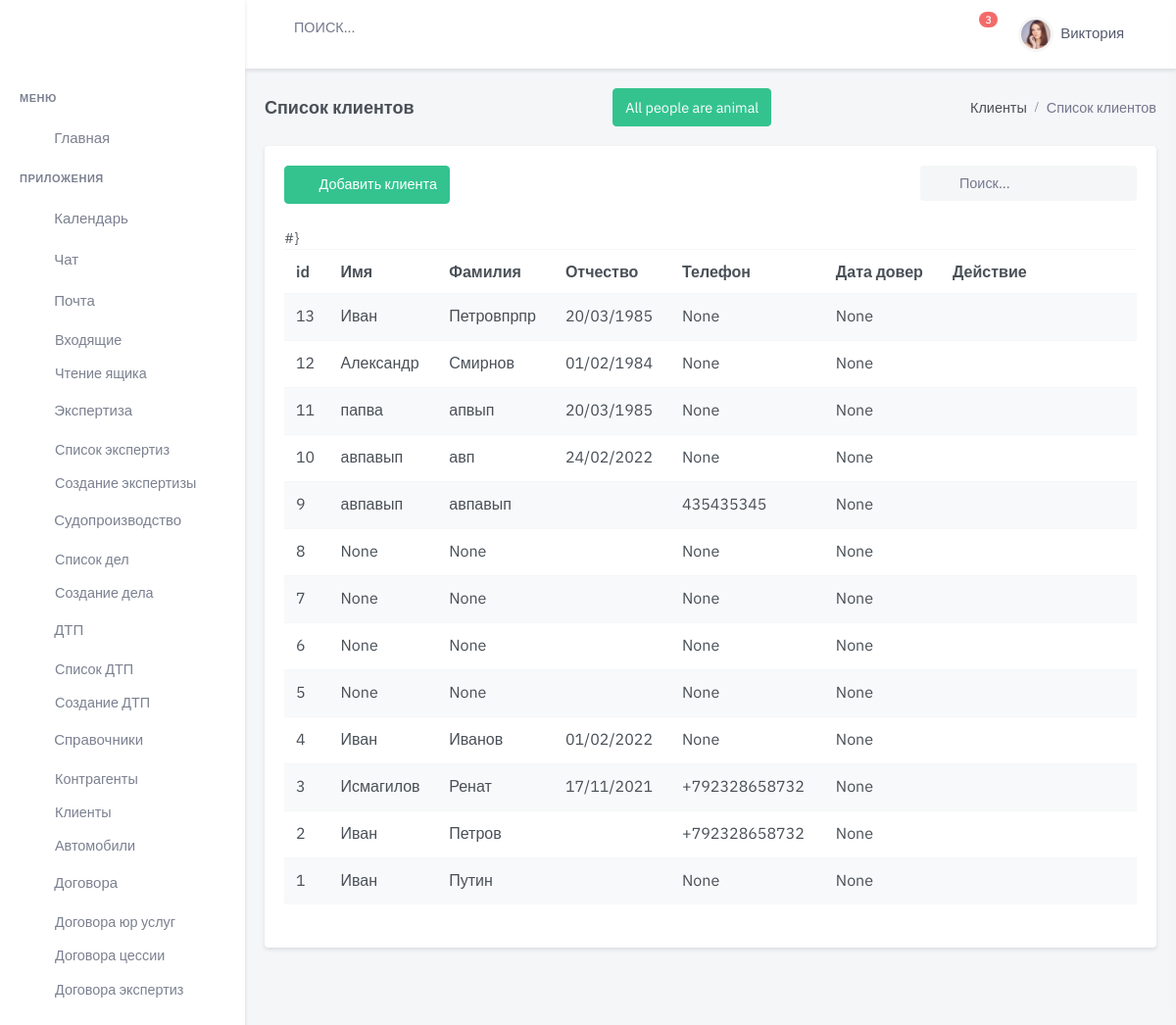
/client/, run on the app's committed database.
### client/models.py (models this page shows, shortened)
class Client(models.Model):
    name = models.CharField(
        max_length=300,
        blank=True,
        null=True,
        verbose_name='Имя ')
    surname = models.CharField(
        max_length=24,
        blank=True,
        null=True,
        verbose_name='Фамилия ')
    midlename = models.CharField(
        max_length=24,
        blank=True,
        null=True,
        verbose_name='Отчество ')
    phone = models.CharField(
        max_length=50,
        blank=True,
        null=True,
        verbose_name='Номер телефона')
    phone2 = models.CharField(
        max_length=50,
        blank=True,
        null=True,
        verbose_name='Номер телефона 1')
    serial_pass = models.CharField(
        max_length=5,
        blank=True,
        null=True,
        verbose_name='Серия паспорта',
        help_text="Вводится 4 цифры без пробела")
    number_pass = models.IntegerField(
        blank=True,
        null=True,
        verbose_name='Номер паспорта',
        help_text="Вводится 6 цифр без пробела")
    enter_org = models.CharField(
        max_length=100,
        blank=True,
        null=True,
        verbose_name='Кем выдан',
        help_text="УВД,ОВД,ЗАГС, МВД")
    data_create = models.DateField(
        blank=True,
        null=True,
        verbose_name='Дата выдачи')
    adress_reg = models.CharField(
        max_length=50,
        blank=True,
        verbose_name='Место регистрации')
    adress_home = models.CharField(
        max_length=50, blank=True,
        verbose_name='Место жительства')
    date_birth = models.DateField(
        blank=True,
        null=True,
        verbose_name='Дата рождения')
    point_birth = models.CharField(
        max_length=50,
        blank=True,
        verbose_name='Место рождение')
    doc_pass = models.FileField(
        default=None,
        blank=True,
        upload_to='client/upload/pasport/',
        verbose_name="Фото паспорта")
    serial_lic = models.CharField(
        max_length=24,
        blank=True,
        null=True,
        default=None,
        verbose_name='Серия ВУ',
        help_text="Вводится 4 цифры без пробела")
    number_lic = models.CharField(
        max_length=100,
        blank=True,
        null=True,
        default=None,
        verbose_name='Номер ВУ',
        help_text="Вводится 6 цифр без пробела")
    enter_lic = models.CharField(
        max_length=100,
        blank=True,
        null=True,
        default=None,
        verbose_name='Кем выдан ГИБДД')
    create_lic = models.DateField(
        blank=True,
        null=True,
        default=None,
        verbose_name='Дата  выдачи')
    adress_lic = models.CharField(
        max_length=100,
        blank=True,
        null=True,
        default=None,
        verbose_name='Место выдачи ВУ')
    category = models.CharField(
        max_length=50,
        blank=True,
        null=True,
        default=None,
        verbose_name='Категории прав',
        help_text="B,C,D,E,BC,DE,A")
    doc_lic = models.FileField(
        upload_to='assets/img/products_images/',
        null=True,
        default=None,
        blank=True,
        verbose_name="Фото ВУ")
    post_mail = models.EmailField(
        max_length=24,
        blank=True,
        null=True,
        verbose_name='Адрес Эл.почты')
    link_social = models.URLField(
        max_length=24,
        blank=True,
        null=True,
        default=None,
        verbose_name='Адрес в соц.сети')
    attorney = models.DateField(
        blank=True,
        null=True,
        default=None,
        verbose_name='Дата  Окончание доверенности')
    doc_attorney = models.FileField(
        upload_to='upload/doc_attorney/',
        null=True,
        default=None,
        blank=True,
        verbose_name="Файл Доверенности")
    doc_requisites = models.FileField(
        upload_to='upload/doc_requisites/',
        null=True,
        default=None,
        blank=True,
        verbose_name="Файл Реквизитов банк")
    draft = models.BooleanField("Черновик", default=False)
    is_active = models.BooleanField(default=True)
    created = models.DateTimeField(auto_now_add=True, auto_now=False)
    updated = models.DateTimeField(auto_now_add=False, auto_now=True)
    class Meta:
        verbose_name = "Клиент  "
        verbose_name_plural = "Клиенты"
        ordering = ['-created']

### client/views.py (the view)
# urls.py: path('', views.client_list, name='client-list'),
def client_list(request):
    clients = models.Client.objects.all()
    return render(request, 'dist/client-list.html', {'results': clients})

### templates/dist/client-list.html (shortened to what this page needs)
{% extends 'dist/index.html' %}
{% load static %}
{% block content %}
  <div class="main-content">
  <div class="page-content">
  <div class="container-fluid">
  <div class="row">
    <div class="col-12">
      <div class="page-title-box d-flex align-items-center justify-content-between">
        <h4 class="mb-0">Список клиентов</h4>
        <div style="display: block;">
          <a href="#" class="btn btn-success waves-effect waves-light">All people are animal</a>
        </div>
        <div class="page-title-right">
          <ol class="breadcrumb m-0">
            <li class="breadcrumb-item"><a href="javascript: void(0);">Клиенты</a></li>
            <li class="breadcrumb-item active">Список клиентов</li>
          </ol>
        </div>
      </div>
    </div>
  </div>
  <div class="row">
  <div class="col-lg-12">
  <div class="card">
  <div class="card-body">
  <div class="row mb-2">
    <div class="col-md-6">
      <div class="mb-3">
        <a href='{% url 'client-new' %}' class="btn btn-success waves-effect waves-light"><i
            class="mdi mdi-plus me-2"></i> Добавить клиента</a>
      </div>
    </div>
    <div class="col-md-6">
      <div class="form-inline float-md-end mb-3">
        <div class="search-box ms-2">
          <div class="position-relative">
            <input type="text" class="form-control rounded bg-light border-0" placeholder="Поиск...">
            <i class="mdi mdi-magnify search-icon"></i>
          </div>
        </div>
      </div>
    </div>
  </div>
  <div class="table-responsive mb-4">
  <table class="table table-striped table-nowrap mb-0">
  <thead>
  <tr>
    <th scope="col">id</th>
    <th scope="col">Имя</th>
    <th scope="col">Фамилия</th>
    <th scope="col">Отчество</th>
    <th scope="col">Телефон</th>
    <th scope="col">Дата довер</th>
    <th scope="col" style="width: 200px;">Действие</th>
  </tr>
  </thead>
  <tbody>
  {% for item in results %}
    <tr>
      <td>
        <a href="#" class="text-body">{{ item.id }}</a>
      </td>
      <td>{{ item.name }}</td>
      <td>{{ item.surname }}</td>
      <td>{{ item.date_birth|date:"d/m/Y" }}</td>
      <td>{{ item.phone }}</td>
      <td>{{ item.attorney }}</td>
      <td>
        <ul class="list-inline mb-0">
          <li class="list-inline-item dropdown">
            <a class="text-muted dropdown-toggle font-size-18 px-2" href="#" role="button"
               data-bs-toggle="dropdown" aria-haspopup="true">
            </a>
          </li>
        </ul>
      </td>
    </tr>
  {% endfor %}
{% endblock content %}

### data on the page
Client: id "13", name "Иван", surname "Петровпрпр", date_birth "20/03/1985", phone "None", attorney "None"
Client: id "12", name "Александр", surname "Смирнов", date_birth "01/02/1984", phone "None", attorney "None"
Client: id "11", name "папва", surname "апвып", date_birth "20/03/1985", phone "None", attorney "None"
Client: id "10", name "авпавып", surname "авп", date_birth "24/02/2022", phone "None", attorney "None"
Client: id "9", name "авпавып", surname "авпавып", phone "435435345", attorney "None"
Client: id "8", name "None", surname "None", phone "None", attorney "None"
Client: id "7", name "None", surname "None", phone "None", attorney "None"
Client: id "6", name "None", surname "None", phone "None", attorney "None"
Client: id "5", name "None", surname "None", phone "None", attorney "None"
Client: id "4", name "Иван", surname "Иванов", date_birth "01/02/2022", phone "None", attorney "None"
Client: id "3", name "Исмагилов", surname "Ренат", date_birth "17/11/2021", phone "+792328658732", attorney "None"
Client: id "2", name "Иван", surname "Петров", phone "+792328658732", attorney "None"
Client: id "1", name "Иван", surname "Путин", phone "None", attorney "None"
